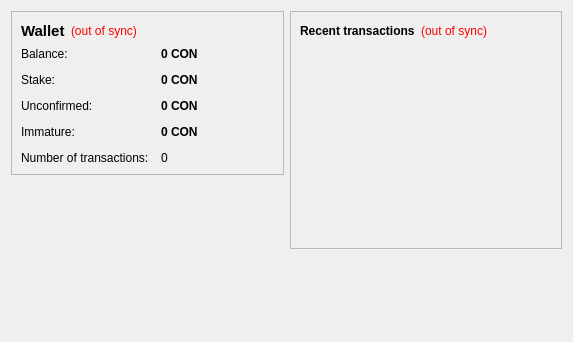
<?xml version="1.0" encoding="UTF-8"?>
<ui version="4.0">
 <class>OverviewPage</class>
 
 <widget class="QWidget" name="OverviewPage">
 
  <property name="geometry">
   <rect>
    <x>0</x>
    <y>0</y>
    <width>573</width>
    <height>342</height>
   </rect>
  </property>
  <property name="windowTitle">
   <string>Form</string>
  </property>
  <layout class="QHBoxLayout" name="horizontalLayout" stretch="1,1">
   <item>
    <layout class="QVBoxLayout" name="verticalLayout_2">
     <item>
      <widget class="QFrame" name="frame">
       <property name="frameShape">
        <enum>QFrame::StyledPanel</enum>
       </property>
       <property name="frameShadow">
        <enum>QFrame::Raised</enum>
       </property>
       <layout class="QVBoxLayout" name="verticalLayout_4">
        <item>
         <layout class="QHBoxLayout" name="horizontalLayout_4">
          <item>
           <widget class="QLabel" name="label_5">
            <property name="font">
             <font>
              <pointsize>11</pointsize>
              <weight>75</weight>
              <bold>true</bold>
             </font>
            </property>
            <property name="text">
             <string>Wallet</string>
            </property>
           </widget>
          </item>
          <item>
           <widget class="QLabel" name="labelWalletStatus">
            <property name="toolTip">
             <string>The displayed information may be out of date. Your wallet automatically synchronizes with the PayCon network after a connection is established, but this process has not completed yet.</string>
            </property>
            <property name="styleSheet">
             <string notr="true">QLabel { color: red; }</string>
            </property>
            <property name="text">
             <string notr="true">(out of sync)</string>
            </property>
            <property name="alignment">
             <set>Qt::AlignLeading|Qt::AlignLeft|Qt::AlignVCenter</set>
            </property>
           </widget>
          </item>
          <item>
           <spacer name="horizontalSpacer_2">
            <property name="orientation">
             <enum>Qt::Horizontal</enum>
            </property>
            <property name="sizeHint" stdset="0">
             <size>
              <width>40</width>
              <height>20</height>
             </size>
            </property>
           </spacer>
          </item>
         </layout>
        </item>
		
		
		
        <item>
         <layout class="QFormLayout" name="formLayout_2">
          <property name="fieldGrowthPolicy">
           <enum>QFormLayout::AllNonFixedFieldsGrow</enum>
          </property>
          <property name="horizontalSpacing">
           <number>12</number>
          </property>
          <property name="verticalSpacing">
           <number>12</number>
          </property>
          <item row="0" column="0">
           <widget class="QLabel" name="label">
            <property name="text">
             <string>Balance:</string>
            </property>
           </widget>
          </item>
          <item row="0" column="1">
           <widget class="QLabel" name="labelBalance">
            <property name="font">
             <font>
              <weight>75</weight>
              <bold>true</bold>
             </font>
            </property>
            <property name="cursor">
             <cursorShape>IBeamCursor</cursorShape>
            </property>
            <property name="toolTip">
             <string>Your current balance</string>
            </property>
            <property name="text">
             <string notr="true">0 CON</string>
            </property>
            <property name="textInteractionFlags">
             <set>Qt::LinksAccessibleByMouse|Qt::TextSelectableByKeyboard|Qt::TextSelectableByMouse</set>
            </property>
           </widget>
          </item>
          <item row="1" column="0">
           <widget class="QLabel" name="label_6">
            <property name="text">
             <string>Stake:</string>
            </property>
           </widget>
          </item>
          <item row="1" column="1">
           <widget class="QLabel" name="labelStake">
            <property name="font">
             <font>
              <weight>75</weight>
              <bold>true</bold>
             </font>
            </property>
            <property name="cursor">
             <cursorShape>IBeamCursor</cursorShape>
            </property>
            <property name="toolTip">
             <string>Total of coins that was staked, and do not yet count toward the current balance</string>
            </property>
            <property name="text">
             <string notr="true">0 CON</string>
            </property>
            <property name="textInteractionFlags">
             <set>Qt::LinksAccessibleByMouse|Qt::TextSelectableByKeyboard|Qt::TextSelectableByMouse</set>
            </property>
           </widget>
          </item>
          <item row="2" column="0">
           <widget class="QLabel" name="label_3">
            <property name="text">
             <string>Unconfirmed:</string>
            </property>
           </widget>
          </item>
          <item row="2" column="1">
           <widget class="QLabel" name="labelUnconfirmed">
            <property name="font">
             <font>
              <weight>75</weight>
              <bold>true</bold>
             </font>
            </property>
            <property name="cursor">
             <cursorShape>IBeamCursor</cursorShape>
            </property>
            <property name="toolTip">
             <string>Total of transactions that have yet to be confirmed, and do not yet count toward the current balance</string>
            </property>
            <property name="text">
             <string notr="true">0 CON</string>
            </property>
            <property name="textInteractionFlags">
             <set>Qt::LinksAccessibleByMouse|Qt::TextSelectableByKeyboard|Qt::TextSelectableByMouse</set>
            </property>
           </widget>
          </item>
          <item row="3" column="0">
           <widget class="QLabel" name="labelImmatureText">
            <property name="text">
             <string>Immature:</string>
            </property>
           </widget>
          </item>
          <item row="3" column="1">
           <widget class="QLabel" name="labelImmature">
            <property name="font">
             <font>
              <weight>75</weight>
              <bold>true</bold>
             </font>
            </property>
            <property name="toolTip">
             <string>Mined balance that has not yet matured</string>
            </property>
            <property name="text">
             <string notr="true">0 CON</string>
            </property>
            <property name="textInteractionFlags">
             <set>Qt::LinksAccessibleByMouse|Qt::TextSelectableByKeyboard|Qt::TextSelectableByMouse</set>
            </property>
           </widget>
          </item>
          <item row="4" column="0">
           <widget class="QLabel" name="label_2">
            <property name="text">
             <string>Number of transactions:</string>
            </property>
           </widget>
          </item>
          <item row="4" column="1">
           <widget class="QLabel" name="labelNumTransactions">
            <property name="toolTip">
             <string>Total number of transactions in wallet</string>
            </property>
            <property name="text">
             <string notr="true">0</string>
            </property>
           </widget>
          </item>
         </layout>
        </item>
       </layout>
      </widget>
     </item>
     <item>
      <spacer name="verticalSpacer">
       <property name="orientation">
        <enum>Qt::Vertical</enum>
       </property>
       <property name="sizeHint" stdset="0">
        <size>
         <width>20</width>
         <height>40</height>
        </size>
       </property>
      </spacer>
     </item>
     <item>
      <widget class="QLabel" name="coinLogo">
       <property name="text">
        <string/>
       </property>
       <property name="pixmap">
        <pixmap resource="../bitcoin.qrc">:/images/backg</pixmap>
       </property>
       <property name="scaledContents">
        <bool>false</bool>
       </property>
       <property name="alignment">
        <set>Qt::AlignCenter</set>
       </property>
       <property name="margin">
        <number>-2</number>
       </property>
      </widget>
     </item>
    </layout>
   </item>
   <item>
    <layout class="QVBoxLayout" name="verticalLayout_3">
     <item>
      <widget class="QFrame" name="frame_2">
       <property name="frameShape">
        <enum>QFrame::StyledPanel</enum>
       </property>
       <property name="frameShadow">
        <enum>QFrame::Raised</enum>
       </property>
       <layout class="QVBoxLayout" name="verticalLayout">
        <item>
         <layout class="QHBoxLayout" name="horizontalLayout_2">
          <item>
           <widget class="QLabel" name="label_4">
            <property name="text">
             <string>&lt;b&gt;Recent transactions&lt;/b&gt;</string>
            </property>
           </widget>
          </item>
          <item>
           <widget class="QLabel" name="labelTransactionsStatus">
            <property name="toolTip">
             <string>The displayed information may be out of date. Your wallet automatically synchronizes with the PayCon network after a connection is established, but this process has not completed yet.</string>
            </property>
            <property name="styleSheet">
             <string notr="true">QLabel { color: red; }</string>
            </property>
            <property name="text">
             <string notr="true">(out of sync)</string>
            </property>
            <property name="alignment">
             <set>Qt::AlignRight|Qt::AlignTrailing|Qt::AlignVCenter</set>
            </property>
           </widget>
          </item>
          <item>
           <spacer name="horizontalSpacer">
            <property name="orientation">
             <enum>Qt::Horizontal</enum>
            </property>
            <property name="sizeHint" stdset="0">
             <size>
              <width>40</width>
              <height>20</height>
             </size>
            </property>
           </spacer>
          </item>
         </layout>
        </item>
        <item>
         <widget class="QListView" name="listTransactions">
          <property name="styleSheet">
           <string notr="true">QListView { background: transparent; }</string>
          </property>
          <property name="frameShape">
           <enum>QFrame::NoFrame</enum>
          </property>
          <property name="verticalScrollBarPolicy">
           <enum>Qt::ScrollBarAlwaysOff</enum>
          </property>
          <property name="horizontalScrollBarPolicy">
           <enum>Qt::ScrollBarAlwaysOff</enum>
          </property>
          <property name="selectionMode">
           <enum>QAbstractItemView::NoSelection</enum>
          </property>
         </widget>
        </item>
       </layout>
      </widget>
     </item>
     <item>
      <spacer name="verticalSpacer_2">
       <property name="orientation">
        <enum>Qt::Vertical</enum>
       </property>
       <property name="sizeHint" stdset="0">
        <size>
         <width>20</width>
         <height>40</height>
        </size>
       </property>
      </spacer>
     </item>
    </layout>
   </item>
  </layout>
 </widget>
 <resources/>
 <connections/>
</ui>
